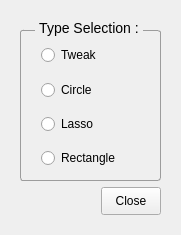
<?xml version="1.0" encoding="UTF-8"?>
<ui version="4.0">
 <class>FGESelectionModelsForm</class>
 <widget class="QWidget" name="FGESelectionModelsForm">
  <property name="geometry">
   <rect>
    <x>0</x>
    <y>0</y>
    <width>177</width>
    <height>231</height>
   </rect>
  </property>
  <property name="windowTitle">
   <string>Form</string>
  </property>
  <property name="styleSheet">
   <string notr="true">QGroupBox {
    border: 1px solid ;
	border-color: rgb(156, 156, 156);
    margin-top: 10px;
    font-size: 14px;
    border-radius: 3px;
}

QGroupBox::title {
	top:0px;
	left : 15px;
    subcontrol-origin: margin;
    subcontrol-position: top left;
    padding: 0px 2px;
}</string>
  </property>
  <layout class="QGridLayout" name="gridLayout">
   <item row="0" column="0">
    <widget class="QWidget" name="widget" native="true">
     <layout class="QGridLayout" name="gridLayout_2">
      <item row="0" column="0" colspan="2">
       <widget class="QGroupBox" name="groupBox">
        <property name="minimumSize">
         <size>
          <width>141</width>
          <height>161</height>
         </size>
        </property>
        <property name="title">
         <string>Type Selection :</string>
        </property>
        <layout class="QGridLayout" name="gridLayout_3">
         <property name="leftMargin">
          <number>20</number>
         </property>
         <property name="rightMargin">
          <number>20</number>
         </property>
         <item row="0" column="0">
          <widget class="QRadioButton" name="radioButton_pick">
           <property name="minimumSize">
            <size>
             <width>0</width>
             <height>30</height>
            </size>
           </property>
           <property name="maximumSize">
            <size>
             <width>16777215</width>
             <height>30</height>
            </size>
           </property>
           <property name="text">
            <string>Tweak</string>
           </property>
           <property name="icon">
            <iconset resource="../../icons.qrc">
             <normaloff>:/Icons/svg/tweak1_selection.svg</normaloff>:/Icons/svg/tweak1_selection.svg</iconset>
           </property>
           <property name="iconSize">
            <size>
             <width>28</width>
             <height>28</height>
            </size>
           </property>
          </widget>
         </item>
         <item row="1" column="0">
          <widget class="QRadioButton" name="radioButton_circle">
           <property name="minimumSize">
            <size>
             <width>0</width>
             <height>30</height>
            </size>
           </property>
           <property name="maximumSize">
            <size>
             <width>16777215</width>
             <height>30</height>
            </size>
           </property>
           <property name="text">
            <string>Circle</string>
           </property>
           <property name="icon">
            <iconset resource="../../icons.qrc">
             <normaloff>:/Icons/svg/circle1_selection.svg</normaloff>:/Icons/svg/circle1_selection.svg</iconset>
           </property>
           <property name="iconSize">
            <size>
             <width>28</width>
             <height>28</height>
            </size>
           </property>
          </widget>
         </item>
         <item row="2" column="0">
          <widget class="QRadioButton" name="radioButton_lasso">
           <property name="minimumSize">
            <size>
             <width>0</width>
             <height>30</height>
            </size>
           </property>
           <property name="maximumSize">
            <size>
             <width>16777215</width>
             <height>30</height>
            </size>
           </property>
           <property name="text">
            <string>Lasso</string>
           </property>
           <property name="icon">
            <iconset resource="../../icons.qrc">
             <normaloff>:/Icons/svg/lasso1_selection.svg</normaloff>:/Icons/svg/lasso1_selection.svg</iconset>
           </property>
           <property name="iconSize">
            <size>
             <width>28</width>
             <height>28</height>
            </size>
           </property>
          </widget>
         </item>
         <item row="3" column="0">
          <widget class="QRadioButton" name="radioButton_rect">
           <property name="minimumSize">
            <size>
             <width>0</width>
             <height>30</height>
            </size>
           </property>
           <property name="maximumSize">
            <size>
             <width>16777215</width>
             <height>30</height>
            </size>
           </property>
           <property name="text">
            <string>Rectangle</string>
           </property>
           <property name="icon">
            <iconset resource="../../icons.qrc">
             <normaloff>:/Icons/svg/rect1_selection.svg</normaloff>:/Icons/svg/rect1_selection.svg</iconset>
           </property>
           <property name="iconSize">
            <size>
             <width>28</width>
             <height>28</height>
            </size>
           </property>
          </widget>
         </item>
        </layout>
       </widget>
      </item>
      <item row="1" column="0">
       <spacer name="horizontalSpacer">
        <property name="orientation">
         <enum>Qt::Horizontal</enum>
        </property>
        <property name="sizeHint" stdset="0">
         <size>
          <width>100</width>
          <height>20</height>
         </size>
        </property>
       </spacer>
      </item>
      <item row="1" column="1">
       <widget class="QPushButton" name="pushButton_close">
        <property name="minimumSize">
         <size>
          <width>60</width>
          <height>28</height>
         </size>
        </property>
        <property name="maximumSize">
         <size>
          <width>60</width>
          <height>28</height>
         </size>
        </property>
        <property name="text">
         <string>Close</string>
        </property>
       </widget>
      </item>
     </layout>
    </widget>
   </item>
  </layout>
 </widget>
 <resources>
  <include location="../../icons.qrc"/>
 </resources>
 <connections/>
</ui>
